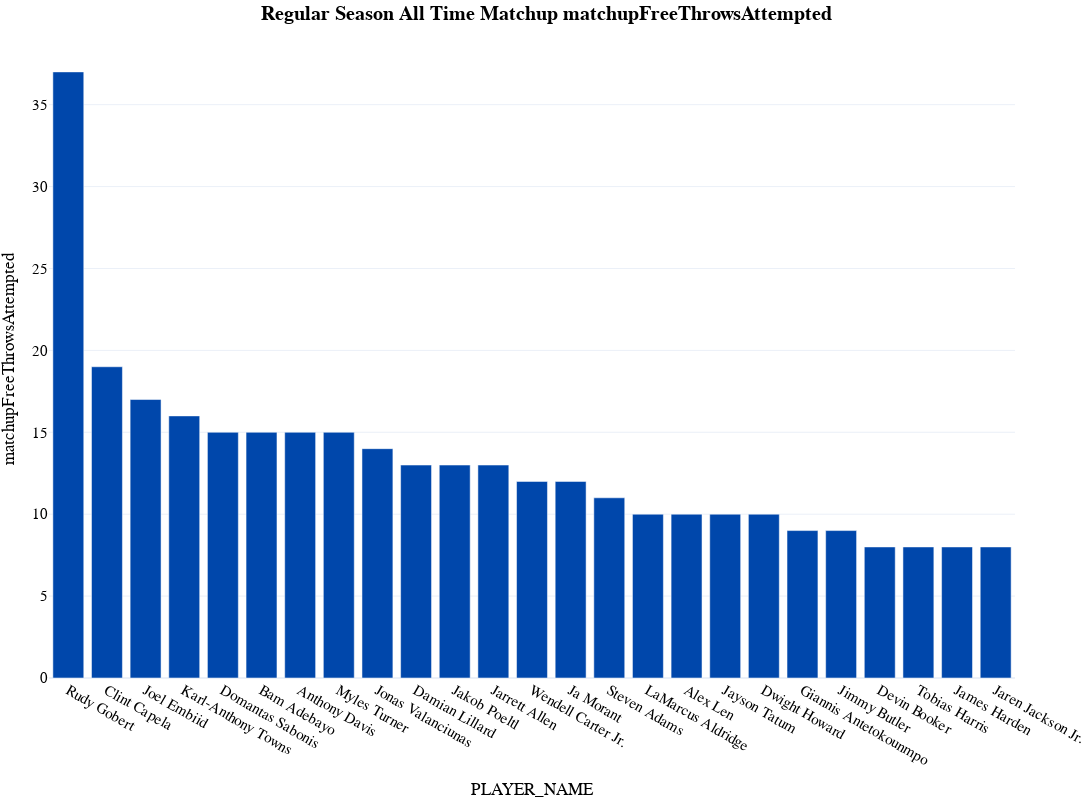

The notebook cell this image was saved under:
### Code cell
fig_matchup_all = px.bar(
  matchup_season_all_totals[(matchup_season_all_totals[category_all]!=0)&(matchup_season_all_totals["MATCHUP_NAME"]==off_matchup)].sort_values(by=category_all, ascending=False).head(25),
  x="PLAYER_NAME", 
  y=category_all,
  template='plotly_white',
  title="<b>{} Regular Season All Time {} vs. Matchup</b>".format(off_matchup, category_all),
  hover_data=['PLAYER_NAME','helpBlocks', 'helpFieldGoalsAttempted',
       'helpFieldGoalsMade', 'matchupAssists',
       'matchupBlocks', 'matchupFieldGoalsAttempted', 'matchupFieldGoalsMade',
       'matchupFieldGoalsPercentage', 'matchupFreeThrowsAttempted',
       'matchupFreeThrowsMade', 'matchupMinutesSort',
       'matchupPotentialAssists', 'matchupThreePointersAttempted',
       'matchupThreePointersMade', 'matchupThreePointersPercentage',
       'matchupTurnovers', 'partialPossessions',
       'playerPoints', 'shootingFouls', 'switchesOn', 'teamPoints'], 
  height=800, 
  width=1200,
  )
fig_matchup_all.update_layout(
    margin=dict(l=5, r=5, t=40, b=5),
    showlegend=False,
    title_x=0.5,
    hoverlabel=dict(
        bgcolor="white",
        font_size=16,
        font_family="PT Sans Narrow"
    ),
    yaxis = dict(tickfont = dict(size=15)),
    xaxis = dict(tickfont = dict(size=15)),
    font=dict(
        family="PT Sans Narrow",
        size=14,
        color="Black"
    ),
    title_font_family="PT Sans Narrow"
)
fig_matchup_all.update_traces(marker_color='#0047ab')
fig_matchup_all

### Figure 1 — Plotly figure (JSON) as saved in the notebook; plotly's stock layout.template omitted (floating-point values rounded to 4 significant figures; data arrays with more than 128 entries replaced by an {"elided": "..."} marker saying what was removed)
{"data": [{"alignmentgroup": "True", "customdata": {"elided": "25x20 float values"}, "hovertemplate": "PLAYER_NAME=%{x}<br>matchupFreeThrowsAttempted=%{y}<br>helpBlocks=%{customdata[0]}<br>helpFieldGoalsAttempted=%{customdata[1]}<br>helpFieldGoalsMade=%{customdata[2]}<br>matchupAssists=%{customdata[3]}<br>matchupBlocks=%{customdata[4]}<br>matchupFieldGoalsAttempted=%{customdata[5]}<br>matchupFieldGoalsMade=%{customdata[6]}<br>matchupFieldGoalsPercentage=%{customdata[7]}<br>matchupFreeThrowsMade=%{customdata[8]}<br>matchupMinutesSort=%{customdata[9]}<br>matchupPotentialAssists=%{customdata[10]}<br>matchupThreePointersAttempted=%{customdata[11]}<br>matchupThreePointersMade=%{customdata[12]}<br>matchupThreePointersPercentage=%{customdata[13]}<br>matchupTurnovers=%{customdata[14]}<br>partialPossessions=%{customdata[15]}<br>playerPoints=%{customdata[16]}<br>shootingFouls=%{customdata[17]}<br>switchesOn=%{customdata[18]}<br>teamPoints=%{customdata[19]}<extra></extra>", "legendgroup": "", "marker": {"color": "#0047ab", "pattern": {"shape": ""}}, "name": "", "offsetgroup": "", "orientation": "v", "showlegend": false, "textposition": "auto", "type": "bar", "x": ["Rudy Gobert", "Clint Capela", "Joel Embiid", "Karl-Anthony Towns", "Domantas Sabonis", "Bam Adebayo", "Anthony Davis", "Myles Turner", "Jonas Valanciunas", "Damian Lillard", "Jakob Poeltl", "Jarrett Allen", "Wendell Carter Jr.", "Ja Morant", "Steven Adams", "LaMarcus Aldridge", "Alex Len", "Jayson Tatum", "Dwight Howard", "Giannis Antetokounmpo", "Jimmy Butler", "Devin Booker", "Tobias Harris", "James Harden", "Jaren Jackson Jr."], "xaxis": "x", "y": [37, 19, 17, 16, 15, 15, 15, 15, 14, 13, 13, 13, 12, 12, 11, 10, 10, 10, 10, 9, 9, 8, 8, 8, 8], "yaxis": "y"}], "layout": {"barmode": "relative", "font": {"color": "Black", "family": "PT Sans Narrow", "size": 14}, "height": 800, "hoverlabel": {"bgcolor": "white", "font": {"family": "PT Sans Narrow", "size": 16}}, "legend": {"tracegroupgap": 0}, "margin": {"b": 5, "l": 5, "r": 5, "t": 40}, "showlegend": false, "title": {"font": {"family": "PT Sans Narrow"}, "text": "<b>Regular Season All Time Matchup matchupFreeThrowsAttempted</b>", "x": 0.5}, "width": 1200, "xaxis": {"anchor": "y", "domain": [0, 1], "tickfont": {"size": 15}, "title": {"text": "PLAYER_NAME"}}, "yaxis": {"anchor": "x", "domain": [0, 1], "tickfont": {"size": 15}, "title": {"text": "matchupFreeThrowsAttempted"}}}}
